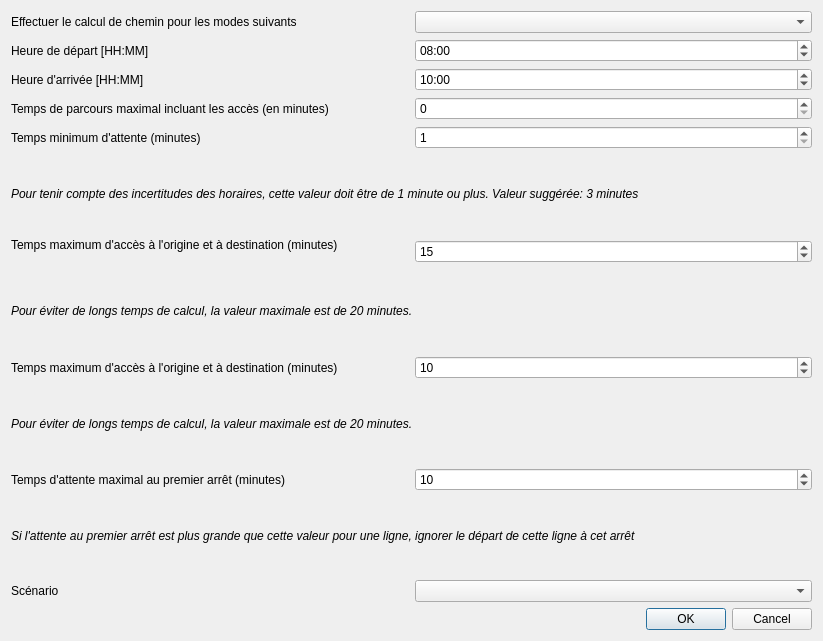
<?xml version="1.0" encoding="UTF-8"?>
<ui version="4.0">
 <class>CreateRouteDialogue</class>
 <widget class="QDialog" name="CreateRouteDialogue">
  <property name="geometry">
   <rect>
    <x>0</x>
    <y>0</y>
    <width>823</width>
    <height>641</height>
   </rect>
  </property>
  <property name="windowTitle">
   <string>Dialog</string>
  </property>
  <layout class="QVBoxLayout" name="verticalLayout_3">
   <item>
    <layout class="QVBoxLayout" name="verticalLayout">
     <item>
      <layout class="QVBoxLayout" name="verticalLayout_2">
       <item>
        <layout class="QHBoxLayout" name="horizontalLayout_3">
         <item>
          <widget class="QLabel" name="label_3">
           <property name="text">
            <string>Effectuer le calcul de chemin pour les modes suivants</string>
           </property>
           <property name="wordWrap">
            <bool>true</bool>
           </property>
          </widget>
         </item>
         <item>
          <widget class="QgsCheckableComboBox" name="mComboBox"/>
         </item>
        </layout>
       </item>
       <item>
        <layout class="QHBoxLayout" name="horizontalLayout">
         <item>
          <widget class="QLabel" name="label">
           <property name="text">
            <string>Heure de départ [HH:MM]</string>
           </property>
          </widget>
         </item>
         <item>
          <widget class="QTimeEdit" name="timeEdit">
           <property name="maximumSize">
            <size>
             <width>12777</width>
             <height>16777215</height>
            </size>
           </property>
           <property name="displayFormat">
            <string>hh:mm</string>
           </property>
           <property name="time">
            <time>
             <hour>8</hour>
             <minute>0</minute>
             <second>0</second>
            </time>
           </property>
          </widget>
         </item>
        </layout>
       </item>
       <item>
        <layout class="QHBoxLayout" name="horizontalLayout_2">
         <item>
          <widget class="QLabel" name="label_2">
           <property name="text">
            <string>Heure d'arrivée [HH:MM]</string>
           </property>
          </widget>
         </item>
         <item>
          <widget class="QTimeEdit" name="timeEdit_2">
           <property name="displayFormat">
            <string>hh:mm</string>
           </property>
           <property name="time">
            <time>
             <hour>10</hour>
             <minute>0</minute>
             <second>0</second>
            </time>
           </property>
          </widget>
         </item>
        </layout>
       </item>
       <item>
        <layout class="QHBoxLayout" name="horizontalLayout_4">
         <item>
          <widget class="QLabel" name="label_4">
           <property name="text">
            <string>Temps de parcours maximal incluant les accès (en minutes)</string>
           </property>
           <property name="wordWrap">
            <bool>true</bool>
           </property>
          </widget>
         </item>
         <item>
          <widget class="QSpinBox" name="spinBox">
           <property name="maximum">
            <number>999999999</number>
           </property>
          </widget>
         </item>
        </layout>
       </item>
       <item>
        <layout class="QHBoxLayout" name="horizontalLayout_5">
         <item>
          <widget class="QLabel" name="label_5">
           <property name="text">
            <string>Temps minimum d'attente (minutes)</string>
           </property>
          </widget>
         </item>
         <item>
          <widget class="QSpinBox" name="spinBox_2">
           <property name="minimum">
            <number>1</number>
           </property>
          </widget>
         </item>
        </layout>
       </item>
       <item>
        <widget class="QLabel" name="label_6">
         <property name="font">
          <font>
           <italic>true</italic>
          </font>
         </property>
         <property name="text">
          <string>Pour tenir compte des incertitudes des horaires, cette valeur doit être de 1 minute ou plus. Valeur suggérée: 3 minutes</string>
         </property>
         <property name="wordWrap">
          <bool>true</bool>
         </property>
        </widget>
       </item>
       <item>
        <layout class="QHBoxLayout" name="horizontalLayout_6">
         <item>
          <widget class="QLabel" name="label_7">
           <property name="text">
            <string>Temps maximum d'accès à l'origine et à destination (minutes)
</string>
           </property>
           <property name="wordWrap">
            <bool>true</bool>
           </property>
          </widget>
         </item>
         <item>
          <widget class="QSpinBox" name="spinBox_3">
           <property name="maximum">
            <number>20</number>
           </property>
           <property name="value">
            <number>15</number>
           </property>
          </widget>
         </item>
        </layout>
       </item>
       <item>
        <widget class="QLabel" name="label_10">
         <property name="font">
          <font>
           <italic>true</italic>
          </font>
         </property>
         <property name="text">
          <string>Pour éviter de longs temps de calcul, la valeur maximale est de 20 minutes.</string>
         </property>
        </widget>
       </item>
       <item>
        <layout class="QHBoxLayout" name="horizontalLayout_7">
         <item>
          <widget class="QLabel" name="label_9">
           <property name="text">
            <string>Temps maximum d'accès à l'origine et à destination (minutes)</string>
           </property>
           <property name="wordWrap">
            <bool>true</bool>
           </property>
          </widget>
         </item>
         <item>
          <widget class="QSpinBox" name="spinBox_4">
           <property name="maximum">
            <number>20</number>
           </property>
           <property name="value">
            <number>10</number>
           </property>
          </widget>
         </item>
        </layout>
       </item>
       <item>
        <widget class="QLabel" name="label_8">
         <property name="font">
          <font>
           <italic>true</italic>
          </font>
         </property>
         <property name="text">
          <string>Pour éviter de longs temps de calcul, la valeur maximale est de 20 minutes.</string>
         </property>
        </widget>
       </item>
       <item>
        <layout class="QHBoxLayout" name="horizontalLayout_8">
         <item>
          <widget class="QLabel" name="label_11">
           <property name="text">
            <string>Temps d'attente maximal au premier arrêt (minutes)</string>
           </property>
           <property name="wordWrap">
            <bool>true</bool>
           </property>
          </widget>
         </item>
         <item>
          <widget class="QSpinBox" name="spinBox_5">
           <property name="maximum">
            <number>20</number>
           </property>
           <property name="value">
            <number>10</number>
           </property>
          </widget>
         </item>
        </layout>
       </item>
       <item>
        <widget class="QLabel" name="label_12">
         <property name="font">
          <font>
           <italic>true</italic>
          </font>
         </property>
         <property name="text">
          <string>Si l'attente au premier arrêt est plus grande que cette valeur pour une ligne, ignorer le départ de cette ligne à cet arrêt</string>
         </property>
         <property name="wordWrap">
          <bool>true</bool>
         </property>
        </widget>
       </item>
       <item>
        <layout class="QHBoxLayout" name="horizontalLayout_9">
         <item>
          <widget class="QLabel" name="label_13">
           <property name="text">
            <string>Scénario</string>
           </property>
           <property name="wordWrap">
            <bool>true</bool>
           </property>
          </widget>
         </item>
         <item>
          <widget class="QgsCheckableComboBox" name="mComboBox_2"/>
         </item>
        </layout>
       </item>
      </layout>
     </item>
    </layout>
   </item>
   <item>
    <widget class="QDialogButtonBox" name="buttonBox">
     <property name="orientation">
      <enum>Qt::Horizontal</enum>
     </property>
     <property name="standardButtons">
      <set>QDialogButtonBox::Cancel|QDialogButtonBox::Ok</set>
     </property>
    </widget>
   </item>
  </layout>
 </widget>
 <customwidgets>
  <customwidget>
   <class>QgsCheckableComboBox</class>
   <extends>QComboBox</extends>
   <header>qgscheckablecombobox.h</header>
  </customwidget>
 </customwidgets>
 <resources/>
 <connections>
  <connection>
   <sender>buttonBox</sender>
   <signal>accepted()</signal>
   <receiver>CreateRouteDialogue</receiver>
   <slot>accept()</slot>
   <hints>
    <hint type="sourcelabel">
     <x>177</x>
     <y>507</y>
    </hint>
    <hint type="destinationlabel">
     <x>157</x>
     <y>274</y>
    </hint>
   </hints>
  </connection>
  <connection>
   <sender>buttonBox</sender>
   <signal>rejected()</signal>
   <receiver>CreateRouteDialogue</receiver>
   <slot>reject()</slot>
   <hints>
    <hint type="sourcelabel">
     <x>245</x>
     <y>507</y>
    </hint>
    <hint type="destinationlabel">
     <x>286</x>
     <y>274</y>
    </hint>
   </hints>
  </connection>
 </connections>
</ui>
